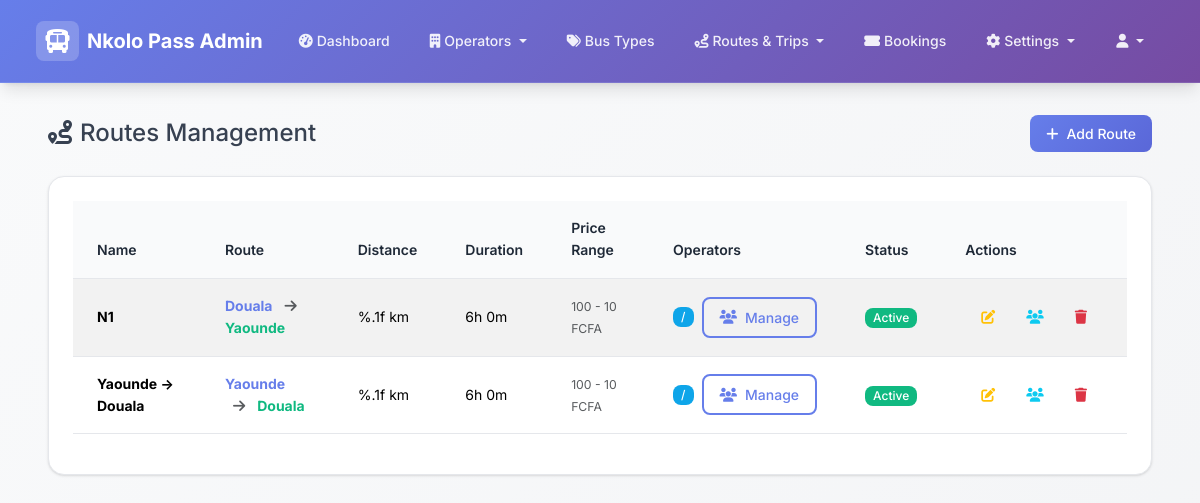
Before: /admin/routes (signed in) with the older database file.
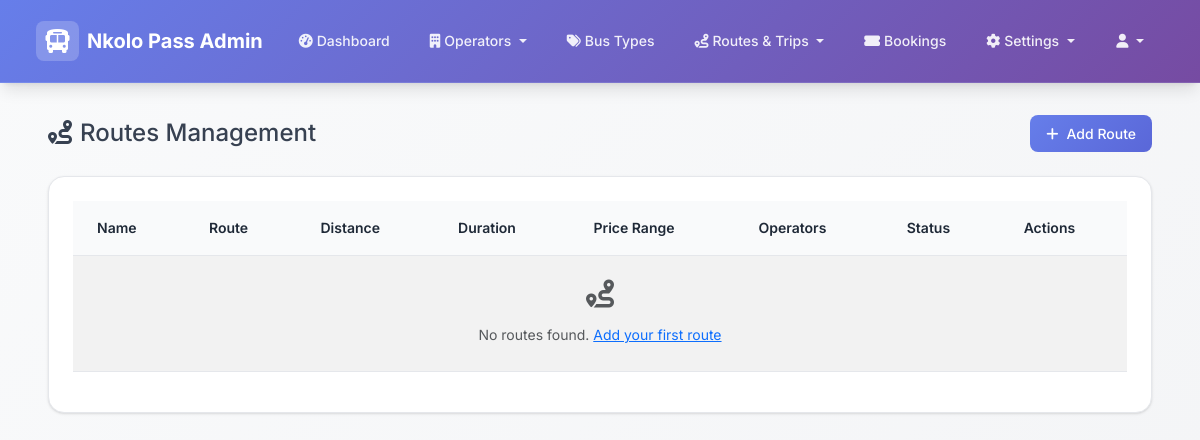
After: the same page with the newer database file.
### models.py (models this page shows, shortened)
class Route(db.Model):
    id = db.Column(db.Integer, primary_key=True)
    name = db.Column(db.String(100), nullable=False)
    origin = db.Column(db.String(100), nullable=False)
    destination = db.Column(db.String(100), nullable=False)
    distance_km = db.Column(db.Float)
    estimated_duration = db.Column(db.Integer)  # in minutes
    waypoints = db.Column(db.Text)  # JSON string of intermediate stops
    is_active = db.Column(db.Boolean, default=True)
    created_at = db.Column(db.DateTime, default=datetime.utcnow)
    trips = db.relationship('Trip', backref='route', lazy=True)
    def get_waypoints(self):
        if self.waypoints and self.waypoints.strip():
            try:
                return json.loads(self.waypoints)
            except (json.JSONDecodeError, ValueError):
                return []
        return []

class RouteOperatorAssignment(db.Model):
    __tablename__ = 'route_operator_assignment'
    id = db.Column(db.Integer, primary_key=True)
    route_id = db.Column(db.Integer, db.ForeignKey('route.id'), nullable=False)
    operator_id = db.Column(db.Integer, db.ForeignKey('operator.id'), nullable=False)
    regular_seat_price = db.Column(db.Float, nullable=False, default=0)  # Price per seat for regular buses
    vip_seat_price = db.Column(db.Float, nullable=False, default=0)     # Price per seat for VIP buses
    trips_per_day = db.Column(db.Integer, default=3)  # How many trips this operator runs per day on this route
    departure_times = db.Column(db.Text)  # JSON array of departure times like ["08:00", "14:00", "20:00"]
    pickup_location_id = db.Column(db.Integer, db.ForeignKey('operator_location.id'))
    dropoff_location_id = db.Column(db.Integer, db.ForeignKey('operator_location.id'))
    is_active = db.Column(db.Boolean, default=True)
    service_days = db.Column(db.String(20), default='1234567')  # Days of week (1=Monday, 7=Sunday)
    notes = db.Column(db.Text)
    created_at = db.Column(db.DateTime, default=datetime.utcnow)
    updated_at = db.Column(db.DateTime, default=datetime.utcnow, onupdate=datetime.utcnow)
    route = db.relationship('Route', backref='operator_assignments')
    operator = db.relationship('Operator', backref='route_assignments')
    pickup_location = db.relationship('OperatorLocation', foreign_keys=[pickup_location_id])
    dropoff_location = db.relationship('OperatorLocation', foreign_keys=[dropoff_location_id])
    __table_args__ = (db.UniqueConstraint('route_id', 'operator_id', name='unique_route_operator'),)

### admin_routes.py (the view)
@admin_bp.route('/routes')
def routes():
    if 'admin_id' not in session:
        return redirect(url_for('admin_bp.login'))
    routes = Route.query.all()
    return render_template('admin/routes/list.html', routes=routes)

### templates/admin/routes/list.html (shortened to what the changed rows need)
{% extends "admin/base.html" %}
{% block content %}
<div class="container-fluid">
    <div class="row">
        <div class="col-12">
            <div class="d-flex justify-content-between align-items-center mb-4">
                <h2 class="h4 mb-0">
                    <i class="fas fa-route me-2"></i>Routes Management
                </h2>
            </div>
            <div class="card">
                <div class="card-body">
                    <div class="table-responsive">
                        <table id="routesTable" class="table table-striped table-hover">
                            <thead class="table-dark">
                                <tr>
                                    <th>Name</th>
                                    <th>Route</th>
                                    <th>Distance</th>
                                    <th>Duration</th>
                                    <th>Price Range</th>
                                    <th>Operators</th>
                                    <th>Status</th>
                                    <th>Actions</th>
                                </tr>
                            </thead>
                            <tbody>
                                {% for route in routes %}
                                <tr>
                                    <td>
                                        <strong>{{ route.name }}</strong>
                                    </td>
                                    <td>
                                        <div class="route-display">
                                            <span class="fw-bold text-primary">{{ route.origin }}</span>
                                            <i class="fas fa-arrow-right mx-2 text-muted"></i>
                                            <span class="fw-bold text-success">{{ route.destination }}</span>
                                        </div>
                                    </td>
                                    <td>
                                        {% if route.distance_km %}
                                            {{ "%.1f".format(route.distance_km) }} km
                                        {% else %}
                                            <span class="text-muted">-</span>
                                        {% endif %}
                                    </td>
                                    <td>
                                        {% if route.estimated_duration %}
                                            {{ (route.estimated_duration // 60) }}h {{ (route.estimated_duration % 60) }}m
                                        {% else %}
                                            <span class="text-muted">-</span>
                                        {% endif %}
                                    </td>
                                    <td>
                                        {% set assignments = route.operator_assignments %}
                                        {% if assignments %}
                                            {% set min_regular = assignments|map(attribute='regular_seat_price')|select('greaterthan', 0)|list|min %}
                                            {% set max_vip = assignments|map(attribute='vip_seat_price')|select('greaterthan', 0)|list|max %}
                                            {% if min_regular and max_vip %}
                                                <small class="text-muted">{{ "{:,.0f}".format(min_regular) }} - {{ "{:,.0f}".format(max_vip) }} FCFA</small>
                                            {% elif min_regular %}
                                                <small class="text-muted">From {{ "{:,.0f}".format(min_regular) }} FCFA</small>
                                            {% else %}
                                                <span class="text-muted">Not set</span>
                                            {% endif %}
                                        {% else %}
                                            <span class="text-muted">No operators</span>
                                        {% endif %}
                                    </td>
                                    <td>
                                        <div class="d-flex align-items-center">
                                            <span class="badge bg-info me-2">
                                                {{ route.active_operator_count }}/{{ route.operator_count }}
                                            </span>
                                            <a href="{{ url_for('admin_bp.route_operators', route_id=route.id) }}"
                                               class="btn btn-sm btn-outline-primary">
                                                <i class="fas fa-users me-1"></i>Manage
                                            </a>
                                        </div>
                                    </td>
                                    <td>
                                        {% if route.is_active %}
                                            <span class="badge bg-success">Active</span>
                                        {% else %}
                                            <span class="badge bg-danger">Inactive</span>
                                        {% endif %}
                                    </td>
                                    <td>
                                        <div class="btn-group" role="group">
                                            <a href="{{ url_for('admin_bp.edit_route', id=route.id) }}"
                                               class="btn btn-sm btn-outline-warning" title="Edit Route">
                                                <i class="fas fa-edit"></i>
                                            </a>
                                            <a href="{{ url_for('admin_bp.route_operators', route_id=route.id) }}"
                                               class="btn btn-sm btn-outline-info" title="Manage Operators">
                                                <i class="fas fa-users"></i>
                                            </a>
                                            <button type="button" class="btn btn-sm btn-outline-danger"
                                                    onclick="deleteRoute({{ route.id }}, '{{ route.name }}')" title="Delete Route">
                                                <i class="fas fa-trash"></i>
                                            </button>
                                        </div>
                                    </td>
                                </tr>
                                {% else %}
                                <tr>
                                    <td colspan="8" class="text-center text-muted py-4">
                                        <i class="fas fa-route fa-2x mb-3 d-block"></i>
                                        No routes found. <a href="{{ url_for('admin_bp.add_route') }}">Add your first route</a>
                                    </td>
                                </tr>
                                {% endfor %}
                            </tbody>
                        </table>
                    </div>
                </div>
            </div>
        </div>
    </div>
</div>
{% endblock %}

Changed rows visible on the page:
removed Route: name "N1", origin "Douala", destination "Yaounde", distance_km "%.1f", estimated_duration "6", (route.estimated_duration%60) "0", is_active "Active"
removed RouteOperatorAssignment: regular_seat_price "100", vip_seat_price "10"
removed Route: name "Yaounde → Douala", origin "Yaounde", destination "Douala", distance_km "%.1f", estimated_duration "6", (route.estimated_duration%60) "0", is_active "Active"
removed RouteOperatorAssignment: regular_seat_price "100", vip_seat_price "10"
Other visible differences:
text now shown: "No routes found. Add your first route"
